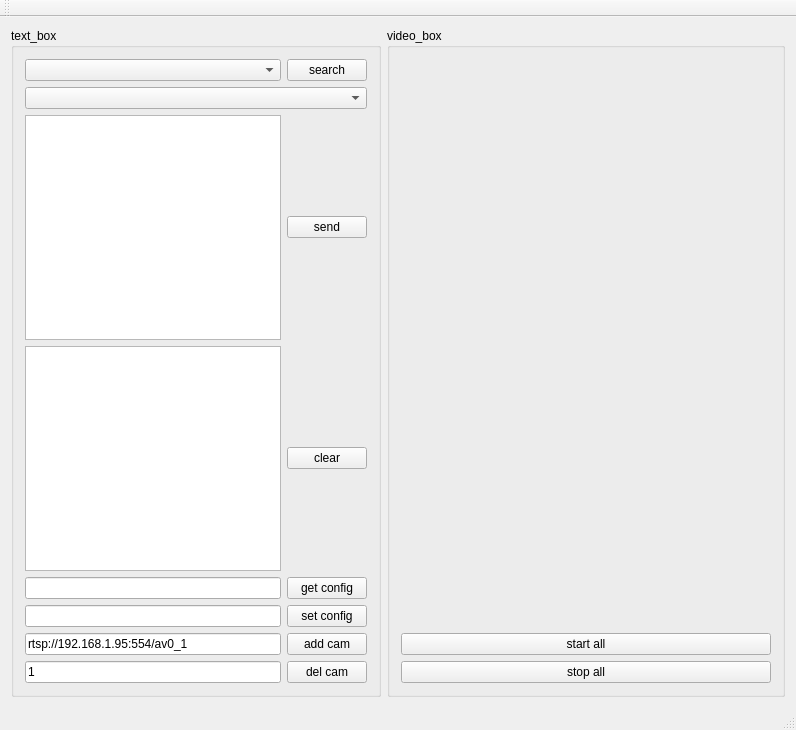
<?xml version="1.0" encoding="UTF-8"?>
<ui version="4.0">
 <class>MainWindow</class>
 <widget class="QMainWindow" name="MainWindow">
  <property name="geometry">
   <rect>
    <x>0</x>
    <y>0</y>
    <width>796</width>
    <height>730</height>
   </rect>
  </property>
  <property name="windowTitle">
   <string>MainWindow</string>
  </property>
  <widget class="QWidget" name="centralWidget">
   <layout class="QFormLayout" name="formLayout">
    <item row="0" column="0">
     <widget class="QGroupBox" name="groupBox_text">
      <property name="title">
       <string>text_box</string>
      </property>
      <layout class="QGridLayout" name="gridLayout">
       <item row="3" column="0">
        <widget class="QPlainTextEdit" name="plainTextEdit_recive"/>
       </item>
       <item row="2" column="0">
        <widget class="QPlainTextEdit" name="plainTextEdit_send"/>
       </item>
       <item row="0" column="0">
        <widget class="QComboBox" name="comboBox_search"/>
       </item>
       <item row="0" column="1">
        <widget class="QPushButton" name="pushButton_search">
         <property name="text">
          <string>search</string>
         </property>
        </widget>
       </item>
       <item row="3" column="1">
        <widget class="QPushButton" name="pushButton_recive">
         <property name="text">
          <string>clear</string>
         </property>
        </widget>
       </item>
       <item row="2" column="1">
        <widget class="QPushButton" name="pushButton_send">
         <property name="text">
          <string>send</string>
         </property>
        </widget>
       </item>
       <item row="1" column="0" colspan="2">
        <widget class="QComboBox" name="comboBox_cameras"/>
       </item>
       <item row="5" column="1">
        <widget class="QPushButton" name="pushButton_setconfig">
         <property name="text">
          <string>set config</string>
         </property>
        </widget>
       </item>
       <item row="4" column="1">
        <widget class="QPushButton" name="pushButton_getconfig">
         <property name="text">
          <string>get config</string>
         </property>
        </widget>
       </item>
       <item row="4" column="0">
        <widget class="QLineEdit" name="lineEdit_getconfig"/>
       </item>
       <item row="5" column="0">
        <widget class="QLineEdit" name="lineEdit_setconfig"/>
       </item>
       <item row="8" column="1">
        <widget class="QPushButton" name="pushButton_delcam">
         <property name="text">
          <string>del cam</string>
         </property>
        </widget>
       </item>
       <item row="6" column="1">
        <widget class="QPushButton" name="pushButton_addcam">
         <property name="text">
          <string>add cam</string>
         </property>
        </widget>
       </item>
       <item row="6" column="0">
        <widget class="QLineEdit" name="lineEdit_addcam">
         <property name="text">
          <string>rtsp://192.168.1.95:554/av0_1</string>
         </property>
        </widget>
       </item>
       <item row="8" column="0">
        <widget class="QLineEdit" name="lineEdit_delcam">
         <property name="text">
          <string>1</string>
         </property>
        </widget>
       </item>
      </layout>
     </widget>
    </item>
    <item row="0" column="1">
     <widget class="QGroupBox" name="groupBox_video">
      <property name="title">
       <string>video_box</string>
      </property>
      <layout class="QGridLayout" name="gridLayout_2">
       <item row="1" column="0">
        <widget class="QPushButton" name="pushButton_start">
         <property name="text">
          <string>start all</string>
         </property>
        </widget>
       </item>
       <item row="0" column="0">
        <widget class="QWidget" name="widget_video" native="true">
         <layout class="QVBoxLayout" name="verticalLayout">
          <item>
           <layout class="QGridLayout" name="gridLayout_video"/>
          </item>
         </layout>
        </widget>
       </item>
       <item row="2" column="0">
        <widget class="QPushButton" name="pushButton_stop">
         <property name="text">
          <string>stop all</string>
         </property>
        </widget>
       </item>
      </layout>
     </widget>
    </item>
   </layout>
  </widget>
  <widget class="QMenuBar" name="menuBar">
   <property name="geometry">
    <rect>
     <x>0</x>
     <y>0</y>
     <width>796</width>
     <height>20</height>
    </rect>
   </property>
  </widget>
  <widget class="QToolBar" name="mainToolBar">
   <attribute name="toolBarArea">
    <enum>TopToolBarArea</enum>
   </attribute>
   <attribute name="toolBarBreak">
    <bool>false</bool>
   </attribute>
  </widget>
  <widget class="QStatusBar" name="statusBar"/>
 </widget>
 <layoutdefault spacing="6" margin="11"/>
 <resources/>
 <connections/>
</ui>
